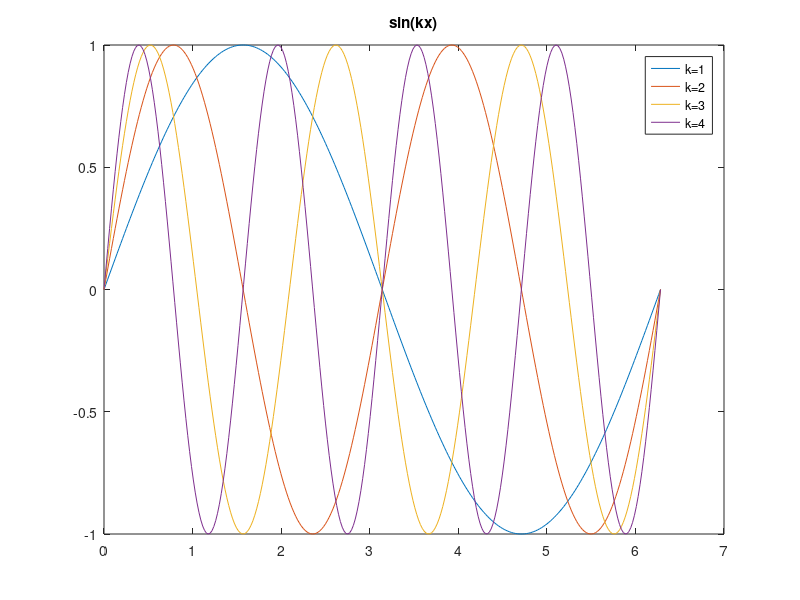

MATLAB code to generate this figure:
%% Example 1

% using fprintf
fprintf('Hello, HATLAB!\n')
% \moves the line

%% Example 2

x=5;
fprintf('The value of x is%d \n',x)
%d to print integer

y=3.14159;

%% Example 1
x=0:0.01:2*pi;
plot(x,sin(x))

%% Example 2
x=0:0.01:2*pi;
plot(x,sin(x),x,cos(x))
legend('sin(x)','cos(x)')

title('sine and cosine')

xlabel('x-value')
ylabel('y-value')

%% Example 3

x=0:0.01:10;
%define x range
y=exp(-x);
plot(x,y)
title('e^{-x}')

% use {} to hide prenthesis on title

xlabel('x')
ylabel('f(x)=e^{-x}')

% gtext('y=e^{-x}')

% to title on wherever you want

%% Example 4
t=linspace(0,2*pi,500);
x=cos(t);
y=sin(t);

plot(x,y)
title('unit circle')
xlabel('cos(t)')
ylabel('sin(t)')

%% Example 5

% damped osillation
x=0:0.01:10;
y=exp(-.3*x).*sin(5*x);
% put [.] infront of multiplication or devision

plot(x,y)
title('damp osillation')
xlabel('x')
ylabel('y')

%% Example 6
% multiple curves from a matrix

x=linspace(0,2*pi,100);
% linspace(from,up to, how many dots to plot)
Y=[sin(x);cos(x);sin(2*x)];

plot(x,Y)
title('multiple curves from a matrix')
legend('sin(x)','cos(x)','sin(2x)')
xlabel('x')
ylabel('Y')

%% Example 7
% piecewise
x=-5:0.01:5;
y=x.^2.*(x>=0)+abs(x).*(x<0);
plot(x,y)
title('piecewise function')

%% Example 8

x=1:200;
y=cumsum(randn(1,200));
plot(x,y)

%% Example 9
% Logarithmic scale
x=0.1:0.1:10;
y=x.^3;
% put [.] since it's not constant multiplication
loglog(x,y)
title('Log-Log Plot')

%% Example 10

x=linspace(0,2*pi,300);
k=[1 2 3 4]';
y=sin(k*x);

plot(x,y)

legend('k=1','k=2','k=3','k=4')
title('sin(kx)')
